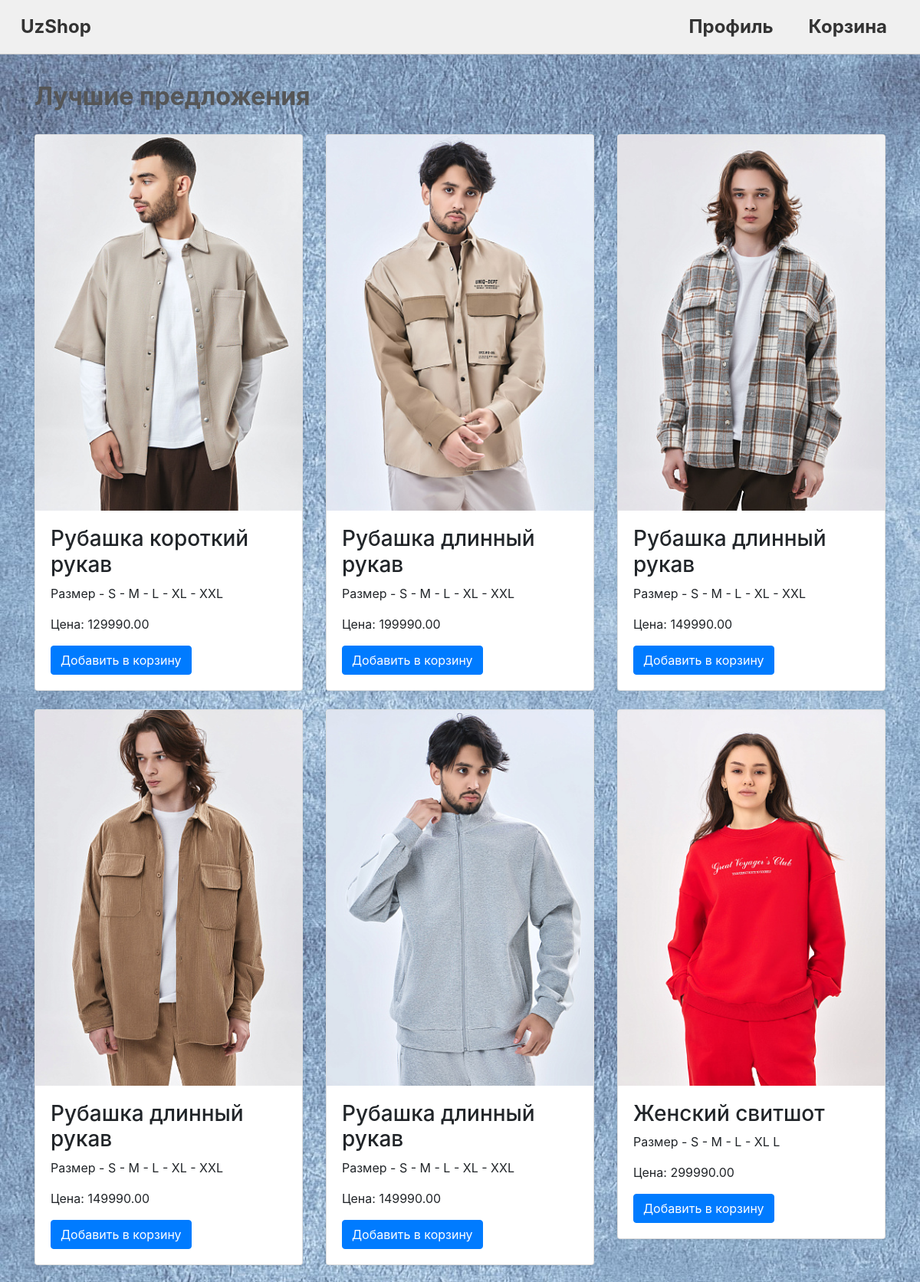
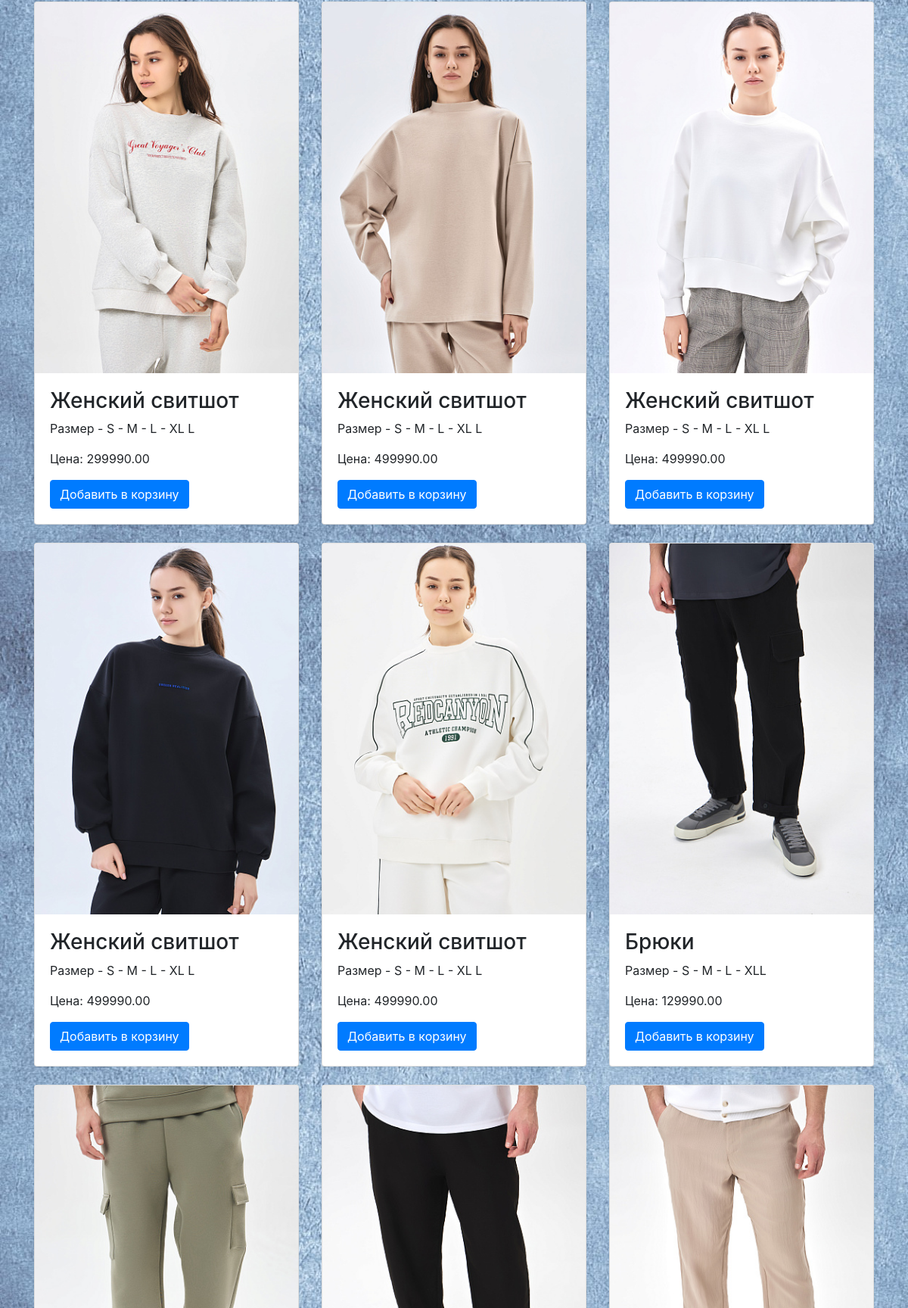
Page /catalog/ (upper part) on the committed database (2 pictures, top to bottom).
### catalog/models.py (models this page shows, shortened)
class Product(models.Model):
    name = models.CharField(max_length=300)
    description = models.TextField()
    price = models.DecimalField(max_digits=15, decimal_places=2)
    quantity = models.PositiveIntegerField(default=0)
    image = models.ImageField(upload_to='products_images')
    category = models.ForeignKey(to=ProductCategory, on_delete=models.PROTECT)

### catalog/views.py (the view)
# urls.py: path('', catalog, name='index')
def catalog(request):
    context = {
        'products': Product.objects.all(),
        'categories': ProductCategory.objects.all(),
    }
    return render(request, 'catalog/catalog.html', context)

### catalog/templates/catalog/catalog.html (shortened to what this page needs)
<!DOCTYPE html>
<html lang="ru">
<head>
    <link rel="stylesheet" href="https://maxcdn.bootstrapcdn.com/bootstrap/4.5.2/css/bootstrap.min.css">
</head>
<body background="http://127.0.0.1:8000/static/img/background.jpg">
<header>
    <a href="{% url 'index' %}" class="pl-3 btn btn-link">UzShop</a>
    <nav>
        <ul>
            <li><a href="#" class="btn btn-link">Профиль</a></li>
            <li><a href="#" class="btn btn-link">Корзина</a></li>
        </ul>
    </nav>
</header>
<main class="container mt-3">
    <h1>Лучшие предложения</h1>
    <div class="row">
        {% for product in products %}
        <div class="col-md-4">
            <div class="card mb-4 shadow-sm">
                <img src="{{ product.image.url }}" class="bd-placeholder-img card-img-top" width="100%" height="400" alt="{{ product.title }}">
                <div class="card-body">
                    <h3>{{ product.name }}</h3>
                    <p class="card-text">{{ product.description }}</p>
                    <p class="card-text">Цена: {{ product.price }}</p>
                    <a href="#" class="btn btn-primary">Добавить в корзину</a>
                </div>
            </div>
        </div>
        {% endfor %}
    </div>
</main>
</body>
</html>

### catalog/templates/catalog/catalog.html (style rules this page uses)
header { display: flex; justify-content: space-between; align-items: center; padding: 10px; background-color: #f0f0f0; border-bottom: 1px solid #ccc; }
header a:first-child { font-size: 24px; font-weight: bold; color: #333; }
nav ul { list-style: none; display: flex; margin: 0; padding: 0; }
nav ul li { margin-right: 20px; }
main.container { padding-top: 20px; }
h1 { color: #555; font-size: 32px; font-weight: bold; margin-bottom: 30px; }
.card-img-top { object-fit: cover; height: 490px; }
.btn-link { color: #333; text-decoration: none; }

### rows in the picture
Product: image (picture), name "Рубашка короткий рукав", description "Размер - S - M - L - XL - XXL", price "129990.00"
Product: image (picture), name "Рубашка длинный рукав", description "Размер - S - M - L - XL - XXL", price "199990.00"
Product: image (picture), name "Рубашка длинный рукав", description "Размер - S - M - L - XL - XXL", price "149990.00"
Product: image (picture), name "Рубашка длинный рукав", description "Размер - S - M - L - XL - XXL", price "149990.00"
Product: image (picture), name "Рубашка длинный рукав", description "Размер - S - M - L - XL - XXL", price "149990.00"
Product: image (picture), name "Женский свитшот", description "Размер - S - M - L - XL L", price "299990.00"
Product: image (picture), name "Женский свитшот", description "Размер - S - M - L - XL L", price "299990.00"
Product: image (picture), name "Женский свитшот", description "Размер - S - M - L - XL L", price "499990.00"
Product: image (picture), name "Женский свитшот", description "Размер - S - M - L - XL L", price "499990.00"
Product: image (picture), name "Женский свитшот", description "Размер - S - M - L - XL L", price "499990.00"
Product: image (picture), name "Женский свитшот", description "Размер - S - M - L - XL L", price "499990.00"
Product: image (picture), name "Брюки", description "Размер - S - M - L - XLL", price "129990.00"
Product: image (picture)
Product: image (picture)
Product: image (picture)
